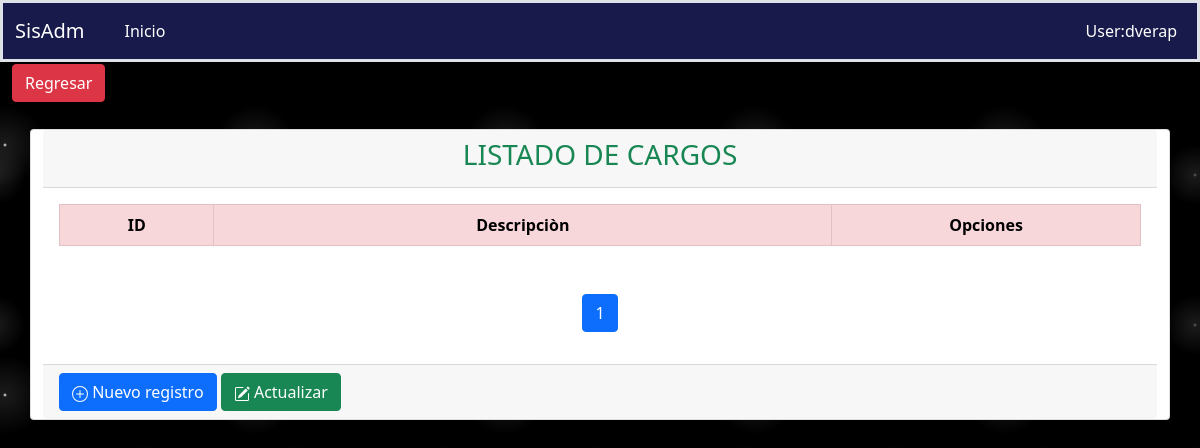
/fichaPersonal/cargo, run on an earlier commit of the app's database.
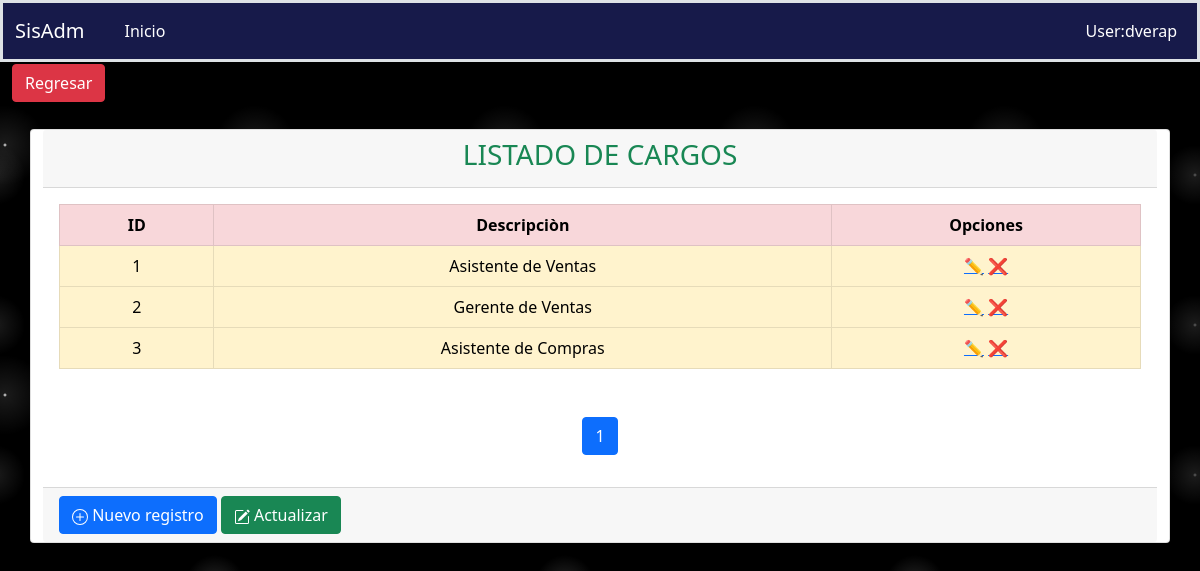
And on a later commit of the database.
### aplicaciones/ficha_personal/models.py (models this page shows, shortened)
class Cargo(models.Model):
    descripcion = models.CharField(max_length=50)
    estado = models.BooleanField(default=True)
    fecha_creacion = models.DateTimeField(auto_now_add=False, auto_now=True)
    class Meta:
        verbose_name = "Cargo"
        verbose_name_plural = "Cargos"
        ordering = ('id',)

### aplicaciones/ficha_personal/views/Cargo/views.py (the view)
# urls.py: path('cargo', CargoListView.as_view(), name='cargo'),
class CargoListView(ListView):
    template_name = "Cargo/listCargos.html"
    context_object_name = 'cargo'
    model = Cargo
    paginate_by = 3
    def get_queryset(self):
        query = self.request.GET.get("query")
        print(query)
        if query:
            return self.model.objects.filter(descripcion__icontains=query)
        else:
            return self.model.objects.all()
    def get_context_data(self, **kwargs):
        context = super().get_context_data(**kwargs)
        context['url_anterior'] = '/fichaPersonal/fichaPersonal'
        context['listar_url']= '/cargo',
        context['crear_url'] = '/fichaPersonal/crearcargo/'
        context['titulo'] = 'LISTADO DE CARGOS'
        context['query'] = self.request.GET.get("query") or ""
        return context

### aplicaciones/ficha_personal/templates/Cargo/listCargos.html (shortened to what this page needs)
{% extends 'consulta.html' %}
{% load static %}
{% block columns %}
    <tr class="table-danger text-center">
        <th scope="col" style="width: 5%;">ID</th>
        <th scope="col" style="width: 20%;">Descripciòn</th>
        <th scope="col" style="width: 10%;">Opciones</th>
    </tr>
{% endblock %}
{% block rows %}
    {% for object in cargo %}
        <tr class="align-middle table-warning text-center">
            <td>{{ object.id }}</td>
            <td>{{ object.descripcion }}</td>
            <td class="acciones">
                <a href="{% url 'ficha_Personal:actualizarcargo' object.id %}">✏️</a>
                <a href="{% url 'ficha_Personal:deletecargo' object.id %}">❌</a>
            </td>
        </tr>
    {% endfor %}
{% endblock %}

What changed in the data, as far as the page shows it:
added Cargo: id "1", descripcion "Asistente de Ventas"
added Cargo: id "2", descripcion "Gerente de Ventas"
added Cargo: id "3", descripcion "Asistente de Compras"
